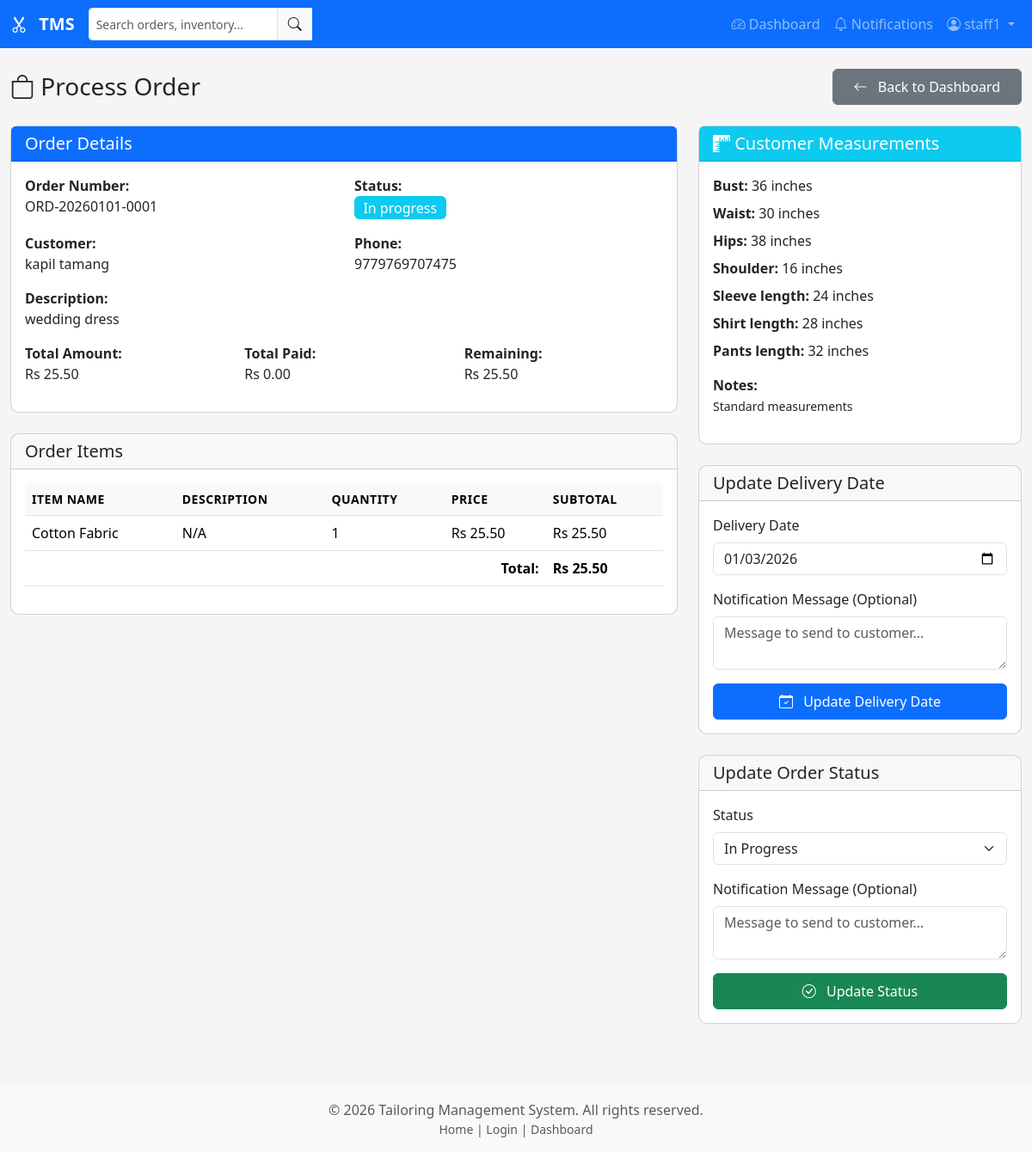
Screenshot of /staff/orders.php?id=2 (signed in) with the database file from the repository.
### tables this page shows
CREATE TABLE `orders` (
  `id` int(11) NOT NULL,
  `customer_id` int(11) NOT NULL,
  `order_number` varchar(50) NOT NULL,
  `description` text DEFAULT NULL,
  `status` enum('pending','in-progress','completed','cancelled','delivered') NOT NULL DEFAULT 'pending',
  `delivery_date` date DEFAULT NULL,
  `total_amount` decimal(10,2) NOT NULL DEFAULT 0.00,
  `advance_amount` decimal(10,2) NOT NULL DEFAULT 0.00,
  `remaining_amount` decimal(10,2) NOT NULL DEFAULT 0.00,
  `average_rating` decimal(3,2) DEFAULT NULL COMMENT 'Average rating from customer feedback (1.00 to 5.00)',
  `notes` text DEFAULT NULL,
  `created_at` timestamp NOT NULL DEFAULT current_timestamp(),
  `updated_at` timestamp NOT NULL DEFAULT current_timestamp() ON UPDATE current_timestamp(),
  `completed_at` timestamp NULL DEFAULT NULL
);

CREATE TABLE `customers` (
  `id` int(11) NOT NULL,
  `user_id` int(11) NOT NULL,
  `name` varchar(100) NOT NULL,
  `phone` varchar(20) DEFAULT NULL,
  `address` text DEFAULT NULL,
  `measurements` longtext DEFAULT NULL COMMENT 'JSON field for bust, waist, hips, length, etc.' CHECK (json_valid(`measurements`)),
  `notes` text DEFAULT NULL,
  `created_at` timestamp NOT NULL DEFAULT current_timestamp(),
  `updated_at` timestamp NOT NULL DEFAULT current_timestamp() ON UPDATE current_timestamp()
);

CREATE TABLE `order_items` (
  `id` int(11) NOT NULL,
  `order_id` int(11) NOT NULL,
  `item_name` varchar(100) NOT NULL,
  `description` text DEFAULT NULL,
  `quantity` int(11) NOT NULL DEFAULT 1,
  `price` decimal(10,2) NOT NULL DEFAULT 0.00,
  `subtotal` decimal(10,2) NOT NULL DEFAULT 0.00,
  `created_at` timestamp NOT NULL DEFAULT current_timestamp()
);

### includes/functions.php (called while the page is built, shortened)
<?php
function baseUrl($path = '') {
    $base = defined('BASE_URL') ? BASE_URL : '/TMS/';
    return rtrim($base, '/') . '/' . ltrim($path, '/');
}
?>

### staff/orders.php (the view, shortened to what this page needs)
<?php
require_once __DIR__ . '/../includes/functions.php';
require_once __DIR__ . '/../includes/notifications.php';
$staffId = $_SESSION['user_id'];
$orderId = (int)($_GET['id'] ?? 0);
$order = null;
$orderItems = [];
$customerMeasurements = [];
if ($orderId > 0) {
    try {
        $stmt = $pdo->prepare("
            SELECT o.*, c.name as customer_name, c.user_id as customer_user_id,
                   c.measurements, c.phone, c.address,
                   (SELECT COUNT(*) FROM order_items WHERE order_id = o.id) as item_count,
                   (SELECT COALESCE(SUM(amount), 0) FROM payments WHERE order_id = o.id) as total_paid
            FROM orders o
            LEFT JOIN customers c ON o.customer_id = c.id
            LEFT JOIN staff_tasks st ON o.id = st.order_id
            WHERE o.id = ? AND st.staff_id = ?
        ");
        $stmt->execute([$orderId, $staffId]);
        $order = $stmt->fetch();
        if ($order) {
            $stmt = $pdo->prepare("SELECT * FROM order_items WHERE order_id = ?");
            $stmt->execute([$orderId]);
            $orderItems = $stmt->fetchAll();
            if ($order['measurements']) {
                $customerMeasurements = json_decode($order['measurements'], true) ?? [];
            }
        }
    } catch (PDOException $e) {
        $error = 'Error fetching order data: ' . $e->getMessage();
    }
}
include __DIR__ . '/../includes/header.php';
?>
<div class="container-fluid py-4">
    <div class="row mb-4">
        <div class="col-12">
            <div class="d-flex justify-content-between align-items-center">
                <div>
                    <h1 class="h3 mb-0">
                        <i class="bi bi-bag"></i> <?php echo $orderId > 0 ? 'Process Order' : 'My Orders'; ?>
                    </h1>
                </div>
                <div>
                    <a href="<?php echo baseUrl('staff/dashboard.php'); ?>" class="btn btn-secondary">
                        <i class="bi bi-arrow-left"></i> Back to Dashboard
                    </a>
                </div>
            </div>
        </div>
    </div>
    <?php if ($orderId > 0 && $order): ?>
        <div class="row">
            <div class="col-md-8">
                <div class="card mb-4">
                    <div class="card-header bg-primary text-white">
                        <h5 class="mb-0">Order Details</h5>
                    </div>
                    <div class="card-body">
                        <div class="row mb-3">
                            <div class="col-md-6">
                                <strong>Order Number:</strong><br>
                                <?php echo htmlspecialchars($order['order_number']); ?>
                            </div>
                            <div class="col-md-6">
                                <strong>Status:</strong><br>
                                <span class="badge bg-<?php
                                    echo $order['status'] == 'completed' ? 'success' :
                                        ($order['status'] == 'pending' ? 'warning' : 'info');
                                ?> fs-6" id="orderStatusBadge">
                                    <?php echo ucfirst(str_replace('-', ' ', $order['status'])); ?>
                                </span>
                            </div>
                        </div>
                        <div class="row mb-3">
                            <div class="col-md-6">
                                <strong>Customer:</strong><br>
                                <?php echo htmlspecialchars($order['customer_name']); ?>
                            </div>
                            <div class="col-md-6">
                                <strong>Phone:</strong><br>
                                <?php echo htmlspecialchars($order['phone'] ?? 'N/A'); ?>
                            </div>
                        </div>
                        <div class="mb-3">
                            <strong>Description:</strong><br>
                            <?php echo htmlspecialchars($order['description'] ?? 'N/A'); ?>
                        </div>
                        <div class="row mb-3">
                            <div class="col-md-4">
                                <strong>Total Amount:</strong><br>
                                Rs <?php echo number_format($order['total_amount'], 2); ?>
                            </div>
                            <div class="col-md-4">
                                <strong>Total Paid:</strong><br>
                                Rs <?php echo number_format($order['total_paid'], 2); ?>
                            </div>
                            <div class="col-md-4">
                                <strong>Remaining:</strong><br>
                                Rs <?php echo number_format($order['remaining_amount'], 2); ?>
                            </div>
                        </div>
                    </div>
                </div>
                <div class="card mb-4">
                    <div class="card-header">
                        <h5 class="mb-0">Order Items</h5>
                    </div>
                    <div class="card-body">
                        <div class="table-responsive">
                            <table class="table table-hover">
                                <thead>
                                    <tr>
                                        <th>Item Name</th>
                                        <th>Description</th>
                                        <th>Quantity</th>
                                        <th>Price</th>
                                        <th>Subtotal</th>
                                    </tr>
                                </thead>
                                <tbody>
                                    <?php foreach ($orderItems as $item): ?>
                                        <tr>
                                            <td><?php echo htmlspecialchars($item['item_name']); ?></td>
                                            <td><?php echo htmlspecialchars($item['description'] ?? 'N/A'); ?></td>
                                            <td><?php echo $item['quantity']; ?></td>
                                            <td>Rs <?php echo number_format($item['price'], 2); ?></td>
                                            <td>Rs <?php echo number_format($item['subtotal'], 2); ?></td>
                                        </tr>
                                    <?php endforeach; ?>
                                </tbody>
                                <tfoot>
                                    <tr>
                                        <td colspan="4" class="text-end"><strong>Total:</strong></td>
                                        <td><strong>Rs <?php echo number_format($order['total_amount'], 2); ?></strong></td>
                                    </tr>
                                </tfoot>
                            </table>
                        </div>
                    </div>
                </div>
            </div>
            <div class="col-md-4">
                <div class="card mb-4">
                    <div class="card-header bg-info text-white">
                        <h5 class="mb-0"><i class="bi bi-rulers"></i> Customer Measurements</h5>
                    </div>
                    <div class="card-body">
                        <?php if (!empty($customerMeasurements)): ?>
                            <ul class="list-unstyled">
                                <?php foreach ($customerMeasurements as $key => $value): ?>
                                    <?php if ($key !== 'notes' && !empty($value)): ?>
                                        <li class="mb-2">
                                            <strong><?php echo ucfirst(str_replace('_', ' ', $key)); ?>:</strong>
                                            <?php echo htmlspecialchars($value); ?> inches
                                        </li>
                                    <?php endif; ?>
                                <?php endforeach; ?>
                                <?php if (isset($customerMeasurements['notes']) && !empty($customerMeasurements['notes'])): ?>
                                    <li class="mt-3">
                                        <strong>Notes:</strong><br>
                                        <small><?php echo htmlspecialchars($customerMeasurements['notes']); ?></small>
                                    </li>
                                <?php endif; ?>
                            </ul>
                        <?php else: ?>
                            <p class="text-muted">No measurements available.</p>
                        <?php endif; ?>
                    </div>
                </div>
                <div class="card mb-4">
                    <div class="card-header">
                        <h5 class="mb-0">Update Delivery Date</h5>
                    </div>
                    <div class="card-body">
                        <form method="POST" id="updateDeliveryDateForm">
                            <div class="mb-3">
                                <label for="delivery_date" class="form-label">Delivery Date</label>
                                <input type="date" class="form-control" id="delivery_date" name="delivery_date"
                                       value="<?php echo $order['delivery_date'] ? date('Y-m-d', strtotime($order['delivery_date'])) : ''; ?>"
                                       min="<?php echo date('Y-m-d'); ?>">
                            </div>
                            <div class="mb-3">
                                <label for="notification_message" class="form-label">Notification Message (Optional)</label>
                                <textarea class="form-control" id="notification_message" name="notification_message" rows="2"
                                          placeholder="Message to send to customer..."></textarea>
                            </div>
                            <button type="submit" class="btn btn-primary w-100">
                                <i class="bi bi-calendar-check"></i> Update Delivery Date
                            </button>
                        </form>
                    </div>
                </div>
                <div class="card">
                    <div class="card-header">
                        <h5 class="mb-0">Update Order Status</h5>
                    </div>
                    <div class="card-body">
                        <form method="POST" id="updateOrderStatusForm">
                            <div class="mb-3">
                                <label for="order_status" class="form-label">Status</label>
                                <select class="form-select" id="order_status" name="order_status" required>
                                    <option value="in-progress" <?php echo $order['status'] == 'in-progress' ? 'selected' : ''; ?>>In Progress</option>
                                </select>
                            </div>
                            <div class="mb-3">
                                <label for="status_notification_message" class="form-label">Notification Message (Optional)</label>
                                <textarea class="form-control" id="status_notification_message" name="notification_message" rows="2"
                                          placeholder="Message to send to customer..."></textarea>
                            </div>
                            <button type="submit" class="btn btn-success w-100">
                                <i class="bi bi-check-circle"></i> Update Status
                            </button>
                        </form>
                    </div>
                </div>
            </div>
        </div>
    <?php endif; ?>
</div>
<?php include __DIR__ . '/../includes/footer.php'; ?>

### assets/css/style.css (style rules this page uses)
:root { --primary-color: #0d6efd; --secondary-color: #6c757d; --success-color: #198754; --danger-color: #dc3545; --warning-color: #ffc107; --info-color: #0dcaf0; --light-color: #f8f9fa; --dark-color: #212529; }
body { font-family: 'Segoe UI', Tahoma, Geneva, Verdana, sans-serif; background-color: #f5f5f5; min-height: 100vh; }
.card { border-radius: 10px; transition: transform 0.2s ease-in-out; }
.form-label { font-weight: 500; margin-bottom: 0.5rem; }
.btn { border-radius: 6px; font-weight: 500; padding: 0.5rem 1.5rem; transition: all 0.2s ease-in-out; }
.btn i { margin-right: 0.5rem; }
.table-responsive { border-radius: 6px; }
.table thead th { background-color: #f8f9fa; font-weight: 600; text-transform: uppercase; font-size: 0.875rem; letter-spacing: 0.5px; }
.badge { padding: 0.35em 0.65em; font-weight: 500; }

### rows the page displays
orders: order_number "ORD-20260101-0001", status "In progress", customer.name "kapil tamang", customer.phone "9779769707475", description "wedding dress", total_amount "25.50", remaining_amount "25.50", customer.measurements "36", customer.measurements "30", customer.measurements "38", customer.measurements "16", customer.measurements "24", customer.measurements "28", customer.measurements "32", customer.measurements "Standard measurements", delivery_date "01/03/2026", order_status "In Progress"
order_items: item_name "Cotton Fabric", description "N/A", quantity "1", price "25.50", subtotal "25.50"

### other values shown
$_SESSION['user_name'] "staff1"
$order['total_paid'] "0.00"
str_replace('_', ' ', $key) "Bust"
str_replace('_', ' ', $key) "Waist"
str_replace('_', ' ', $key) "Hips"
str_replace('_', ' ', $key) "Shoulder"
str_replace('_', ' ', $key) "Sleeve length"
str_replace('_', ' ', $key) "Shirt length"
str_replace('_', ' ', $key) "Pants length"
